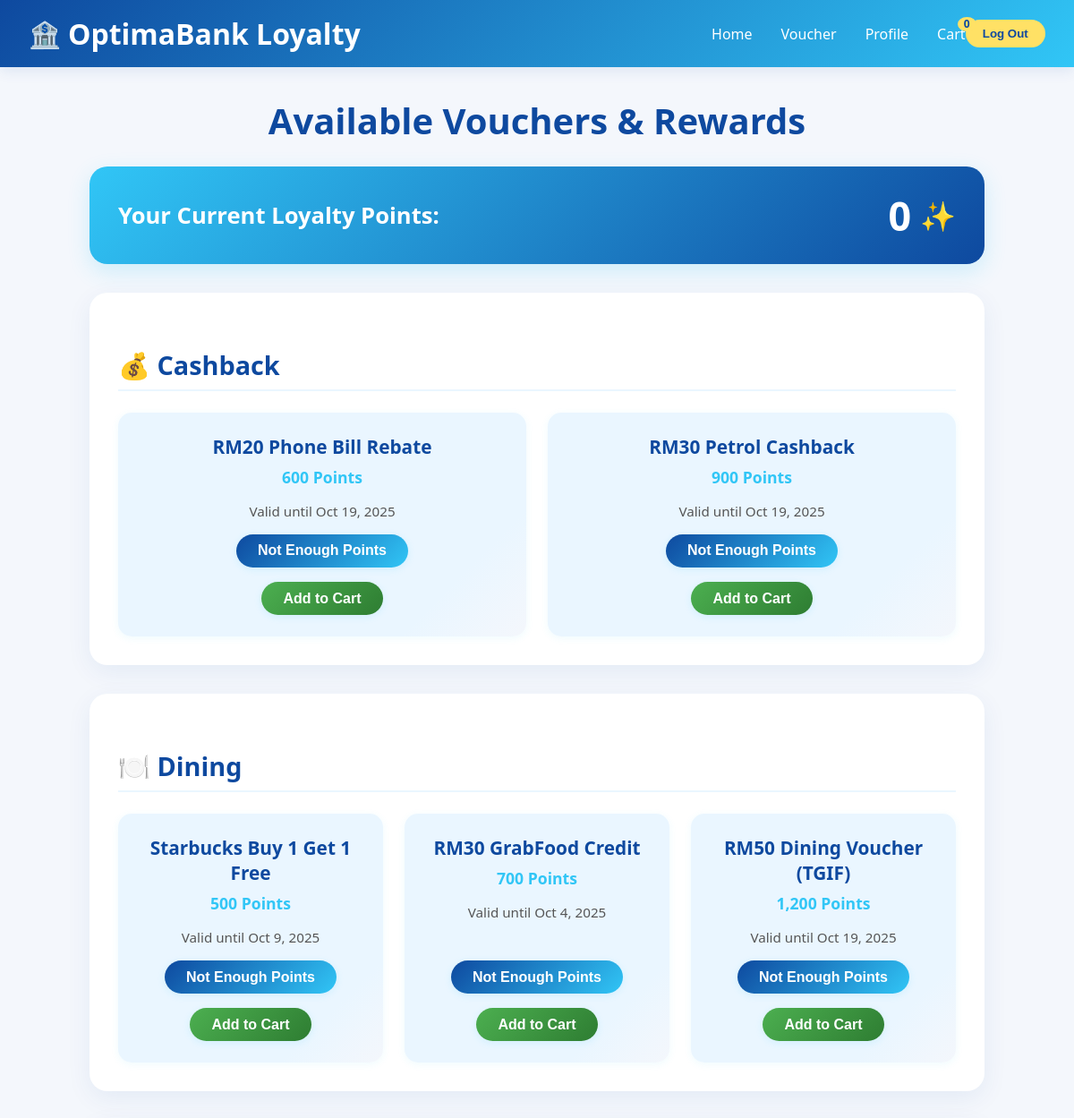
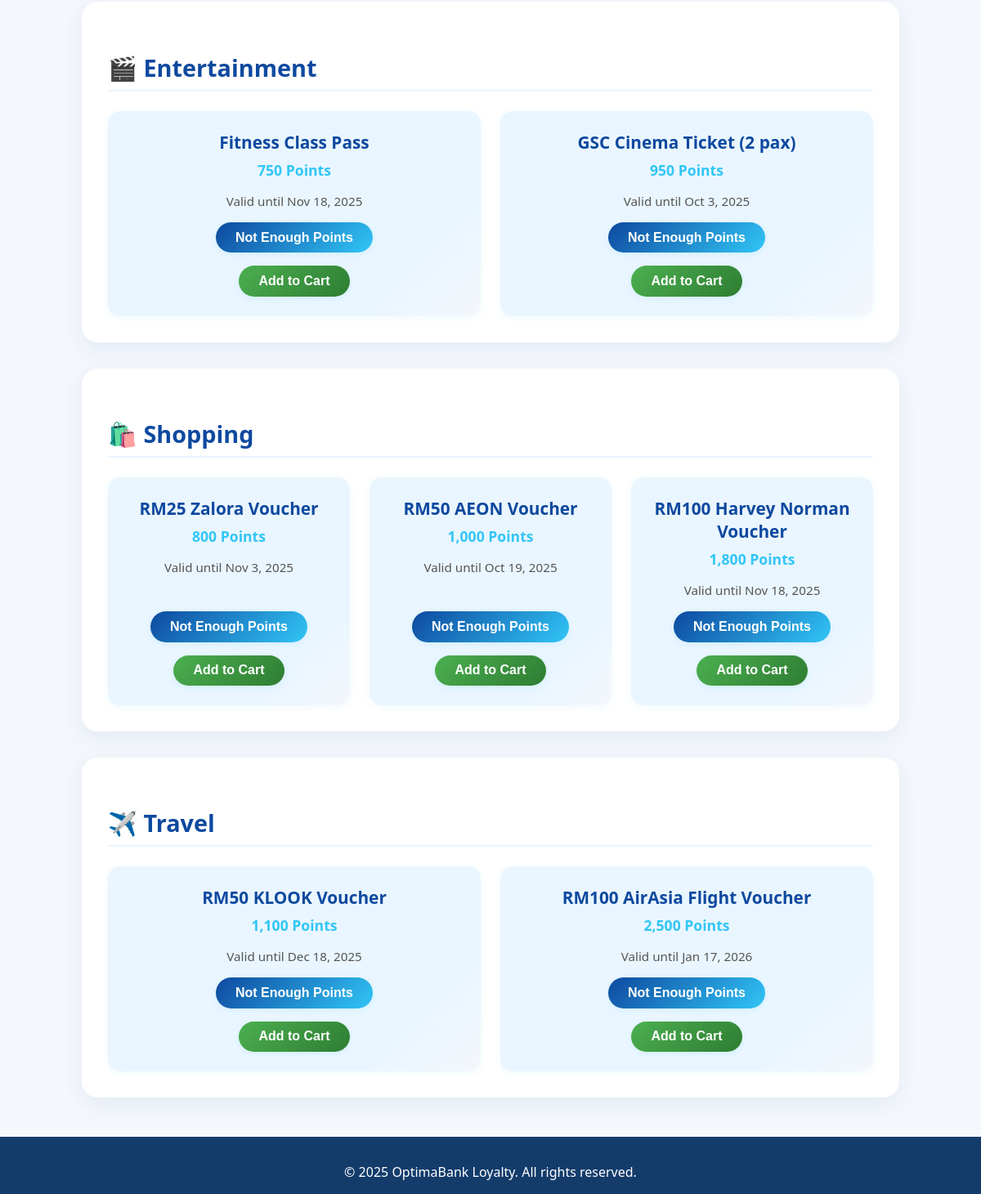
Page /rewards.php (signed in) on the committed database (2 pictures, top to bottom).
### tables this page shows
CREATE TABLE `users` (
  `User_ID` int(11) NOT NULL,
  `User_Name` varchar(100) NOT NULL,
  `User_Email` varchar(100) NOT NULL,
  `User_Password` varchar(255) NOT NULL,
  `User_Role` enum('customer','admin','staff') DEFAULT 'customer',
  `User_Points` int(11) DEFAULT 0,
  `Created_At` timestamp NOT NULL DEFAULT current_timestamp()
);

CREATE TABLE `voucher` (
  `voucherID` int(11) NOT NULL,
  `name` varchar(150) NOT NULL,
  `expiredDate` date NOT NULL,
  `cost` int(11) NOT NULL,
  `categoryName` varchar(100) DEFAULT NULL
);

### rewards.php (the view, shortened to what this page needs)
<?php
include('connect.php');
$userID = $_SESSION['UserID'];
$sql = "SELECT User_Name, User_Role, User_Points FROM users WHERE User_ID = ?";
$stmt = $conn->prepare($sql);
$stmt->bind_param("i", $userID);
$stmt->execute();
$result = $stmt->get_result();
if ($result && $row = $result->fetch_assoc()) {
    $userPoints = $row['User_Points'];
} else {
    $userName   = $_SESSION['UserName'];
    $userRole   = $_SESSION['UserRole'];
    $userPoints = isset($_SESSION['UserPoints']) ? $_SESSION['UserPoints'] : 0;
}
$cartItemCount = 0;
$vouchers = [];
$sql = "SELECT voucherID, name, expiredDate, cost, categoryName FROM Voucher WHERE expiredDate >= CURDATE() ORDER BY categoryName, cost";
$result = $conn->query($sql);
if ($result && $result->num_rows > 0) {
    while ($row = $result->fetch_assoc()) {
        $category = $row['categoryName'];
        if (!isset($vouchers[$category])) {
            $vouchers[$category] = [];
        }
        $vouchers[$category][] = [
            'id' => $row['voucherID'],
            'name' => $row['name'],
            'points' => $row['cost'],
            'expiredDate' => $row['expiredDate'],
            'description' => 'Valid until ' . date('M j, Y', strtotime($row['expiredDate']))
        ];
    }
}
?>
<!DOCTYPE html>
<html lang="en">
<head>
    <link rel="stylesheet" href="toastr.min.css">
</head>
<body>
    <div class="header">
        <div class="logo">OptimaBank Loyalty</div>
        <div class="nav-links">
            <a href="home.php">Home</a>
            <a href="rewards.php">Voucher</a>
            <a href="profile.php">Profile</a>
            <a href="cart.php">Cart <span class="cart-count" id="cart-item-count"><?php echo $cartItemCount; ?></span></a>
            <form style="display:inline;" method="post" action="logout.php">
                <button type="submit" class="logout-btn">Log Out</button>
            </form>
        </div>
    </div>
    <div class="container">
        <h1 class="page-title">Available Vouchers & Rewards</h1>
        <div class="points-summary">
            <h2>Your Current Loyalty Points:</h2>
            <div class="points-balance" id="points-balance"><?php echo number_format($userPoints); ?></div>
        </div>
        <?php if (!empty($vouchers)): ?>
            <?php foreach ($vouchers as $category => $items): ?>
                <div class="category-section">
                    <h3 class="category-title">
                        <?php
                            $icon = '';
                            switch ($category) {
                                case 'Shopping': $icon = '🛍️'; break;
                                case 'Dining': $icon = '🍽️'; break;
                                case 'Travel': $icon = '✈️'; break;
                                case 'Entertainment': $icon = '🎬'; break;
                                case 'Cashback': $icon = '💰'; break;
                            }
                            echo $icon . ' ' . htmlspecialchars($category);
                        ?>
                    </h3>
                    <div class="voucher-list">
                        <?php foreach ($items as $voucher): ?>
                            <div class="voucher-card">
                                <div>
                                    <div class="voucher-name"><?php echo htmlspecialchars($voucher['name']); ?></div>
                                    <div class="voucher-points"><?php echo number_format($voucher['points']); ?> Points</div>
                                    <div class="voucher-desc"><?php echo htmlspecialchars($voucher['description']); ?></div>
                                </div>
                                <div class="button-group">
                                    <form method="POST" action="" style="margin: 0;">
                                        <button
                                            type="submit"
                                            class="btn btn-redeem"
                                            <?php echo ($userPoints < $voucher['points']) ? 'disabled' : ''; ?>
                                        >
                                            <?php echo ($userPoints < $voucher['points']) ? 'Not Enough Points' : 'Redeem Now'; ?>
                                        </button>
                                    </form>
                                    <form method="POST" action="" style="margin: 0;">
                                        <button
                                            type="submit"
                                            class="btn btn-cart"
                                        >
                                            Add to Cart
                                        </button>
                                    </form>
                                </div>
                            </div>
                        <?php endforeach; ?>
                    </div>
                </div>
            <?php endforeach; ?>
        <?php endif; ?>
    </div>
    <div class="footer">
        &copy; <?php echo date("Y"); ?> OptimaBank Loyalty. All rights reserved.
    </div>
</body>
</html>

### rewards.php (style rules this page uses)
body { font-family: 'Segoe UI', Tahoma, Geneva, Verdana, sans-serif; background: #f4f7fc; margin: 0; padding: 0; color: #333; }
.header { background: linear-gradient(135deg, #0e499f, #31c6f6); color: white; padding: 1rem 2rem; display: flex; justify-content: space-between; align-items: center; box-shadow: 0 4px 15px rgba(14,73,159,0.1); }
.logo { font-size: 2rem; font-weight: bold; display: flex; align-items: center; }
.logo::before { content: '🏦'; font-size: 1.8rem; margin-right: 8px; }
.nav-links { display: flex; align-items: center; }
.nav-links a { color: #fff; text-decoration: none; font-weight: 500; margin-left: 2rem; transition: color 0.3s; position: relative; }
.cart-count { background-color: #ffe165; color: #0e499f; border-radius: 50%; padding: 2px 7px; font-size: 0.75rem; font-weight: bold; position: absolute; top: -8px; right: -12px; line-height: 1; }
.container { max-width: 1000px; margin: 2rem auto; padding: 0 2rem; }
.page-title { font-size: 2.5rem; color: #0e499f; text-align: center; margin-bottom: 1.5rem; font-weight: 700; }
.points-summary { background: linear-gradient(135deg, #31c6f6 0%, #0e499f 100%); color: white; border-radius: 20px; padding: 1.5rem 2rem; margin-bottom: 2rem; box-shadow: 0 8px 25px rgba(49,198,246,0.2); display: flex; justify-content: space-between; align-items: center; }
.points-summary h2 { margin: 0; font-size: 1.6rem; }
.points-balance { font-size: 2.8rem; font-weight: bold; display: flex; align-items: center; }
.points-balance::after { content: '✨'; margin-left: 10px; font-size: 2rem; }
.category-section { background: #fff; border-radius: 20px; box-shadow: 0 8px 28px rgba(14,73,159,0.07); padding: 2rem; margin-bottom: 2rem; }
.category-title { font-size: 1.8rem; color: #0e499f; margin-bottom: 1.5rem; border-bottom: 2px solid #eaf6ff; padding-bottom: 0.5rem; display: flex; align-items: center; gap: 10px; }
.voucher-list { display: grid; grid-template-columns: repeat(auto-fit, minmax(280px, 1fr)); gap: 1.5rem; }
.voucher-card { background: linear-gradient(135deg, #eaf6ff 80%, #f4f7fc 100%); border-radius: 15px; padding: 1.5rem; text-align: center; box-shadow: 0 2px 8px rgba(49,198,246,0.08); transition: transform 0.3s ease, box-shadow 0.3s ease; display: flex; flex-direction: column; justify-content: space-between; }
.voucher-name { font-weight: 700; color: #0e499f; font-size: 1.3rem; margin-bottom: 0.5rem; }
.voucher-points { color: #31c6f6; font-weight: bold; font-size: 1.1rem; margin-bottom: 1rem; }
.voucher-desc { color: #555; font-size: 0.95rem; flex-grow: 1; margin-bottom: 1rem; }
.btn { display: inline-block; background: linear-gradient(135deg, #0e499f, #31c6f6); color: white; padding: 0.75rem 2rem; border: none; border-radius: 50px; font-weight: 600; text-decoration: none; transition: background 0.3s, box-shadow 0.3s; cursor: pointer; box-shadow: 0 2px 8px rgba(49,198,246,0.13); }
.btn-redeem { padding: 0.6rem 1.5rem; font-size: 1rem; width: fit-content; margin: 0 auto 0.5rem auto; }
.btn-cart { padding: 0.6rem 1.5rem; font-size: 1rem; width: fit-content; margin: 0 auto; background: linear-gradient(135deg, #4CAF50, #2E7D32); }
.button-group { display: flex; flex-direction: column; gap: 0.5rem; }
.footer { background: #143c6b; color: white; padding: 2rem 1rem 1rem; text-align: center; margin-top: 3rem; }
.logout-btn { background: #ffe165; color: #0e499f; border: none; padding: 0.5rem 1.2rem; border-radius: 50px; font-weight: 600; cursor: pointer; transition: background 0.3s; }

### rows in the picture
users: User_Points "0"
voucher: name "RM20 Phone Bill Rebate", cost "600", description "Valid until Oct 19, 2025", shows "Not Enough Points"
voucher: name "RM30 Petrol Cashback", cost "900", description "Valid until Oct 19, 2025", shows "Not Enough Points"
voucher: name "Starbucks Buy 1 Get 1 Free", cost "500", description "Valid until Oct 9, 2025", shows "Not Enough Points"
voucher: name "RM30 GrabFood Credit", cost "700", description "Valid until Oct 4, 2025", shows "Not Enough Points"
voucher: name "RM50 Dining Voucher (TGIF)", cost "1,200", description "Valid until Oct 19, 2025", shows "Not Enough Points"
voucher: name "Fitness Class Pass", cost "750", description "Valid until Nov 18, 2025", shows "Not Enough Points"
voucher: name "GSC Cinema Ticket (2 pax)", cost "950", description "Valid until Oct 3, 2025", shows "Not Enough Points"
voucher: name "RM25 Zalora Voucher", cost "800", description "Valid until Nov 3, 2025", shows "Not Enough Points"
voucher: name "RM50 AEON Voucher", cost "1,000", description "Valid until Oct 19, 2025", shows "Not Enough Points"
voucher: name "RM100 Harvey Norman Voucher", cost "1,800", description "Valid until Nov 18, 2025", shows "Not Enough Points"
voucher: categoryName "✈️", categoryName "Travel", name "RM100 AirAsia Flight Voucher", cost "2,500", description "Valid until Jan 17, 2026", shows "Not Enough Points"
voucher: name "RM50 KLOOK Voucher", cost "1,100", description "Valid until Dec 18, 2025", shows "Not Enough Points"

### other values in the picture
$cartItemCount "0"
$icon "💰"
$category "Cashback"
$icon "🍽️"
$category "Dining"
$icon "🎬"
$category "Entertainment"
$icon "🛍️"
$category "Shopping"
